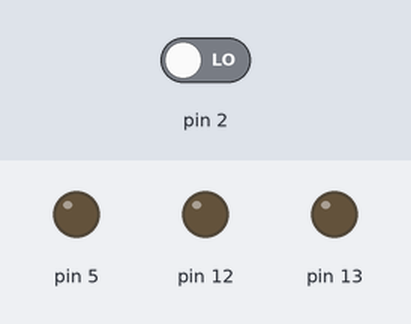
Bench run of a sketch on a simulated Arduino Uno, built with avr-gcc and run on an emulated ATmega328P. Parts: output pins drawn as LEDs (lit = HIGH). The inputs (shaded band) are chosen by the test bench; at power-on: pin 2 LOW.

Above: at 1.2 s.
1.3 s: pin 2 driven HIGH
At 2.1 s:
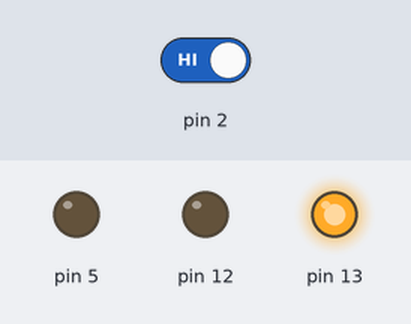
At 3.1 s:
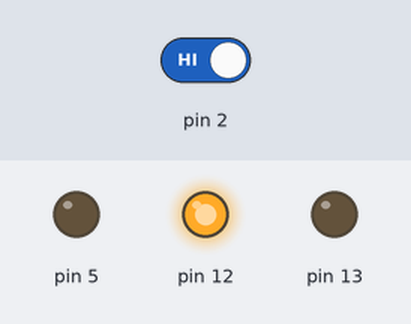
4.3 s: pin 2 driven LOW
At 5.0 s:
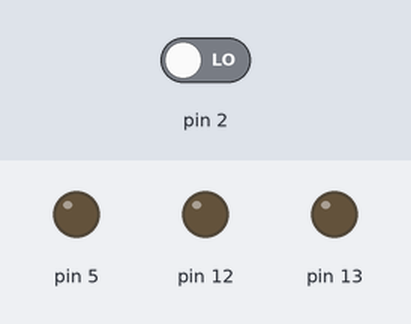
Timing chart, 0 to 7.3 s (numbered marks = the images above; inputs shaded):
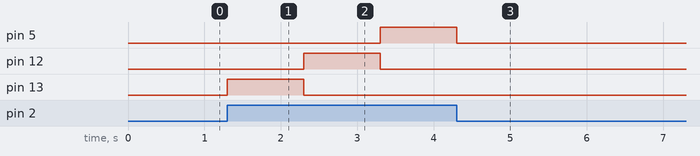

The sketch:

UTN_Clase_Arduino02_001.ino
```cpp
//Inicializar variable botoncito
//hace referencia al boton conectado en el puerto 2
int botoncito = 0;
void setup()
{
// Configurar Pin como Entrada
pinMode(2, INPUT);
// Configurar Pines como Salida
pinMode(5, OUTPUT);
pinMode(12, OUTPUT);
pinMode(13, OUTPUT);
}
void loop()
{
// Leer Estado del Puerto de Entrada 2
botoncito = digitalRead(2);
// Actual Segun el Estado de la Lectura
if (botoncito == HIGH){
// Apagar Led en Puerto 5
	digitalWrite(5, LOW);
// Encender Led en Puerto 13
	digitalWrite(13, HIGH);
// Esperar 1 Segundo
	delay(1000);
// Encender Led en Puerto 12
	digitalWrite(12, HIGH);
// Apagar Led en Puerto 13
	digitalWrite(13, LOW);
// Esperar 1 Segundo
	delay(1000);
// Prender el led 5
  	digitalWrite(5, HIGH);
// Apagar el led 12
  	digitalWrite(12,LOW);
// Esperar 1 segundo
  	delay(1000);
} else {
// Apagar Leds en Puertos 5, 12 y 13
	digitalWrite(5, LOW);
	digitalWrite(12, LOW);
	digitalWrite(13, LOW);
		}
}
```

Measured:
- after the input at 1.3 s, pin 5: LOW → HIGH after 2.0 s; pin 12: LOW → HIGH after 1.0 s, → LOW 1.0 s later; pin 13: LOW → HIGH at once, → LOW 1.0 s later
- after the input at 4.3 s, pin 5: goes on until 4.3 s, then stays LOW; pin 12, pin 13: stops changing and stays LOW
